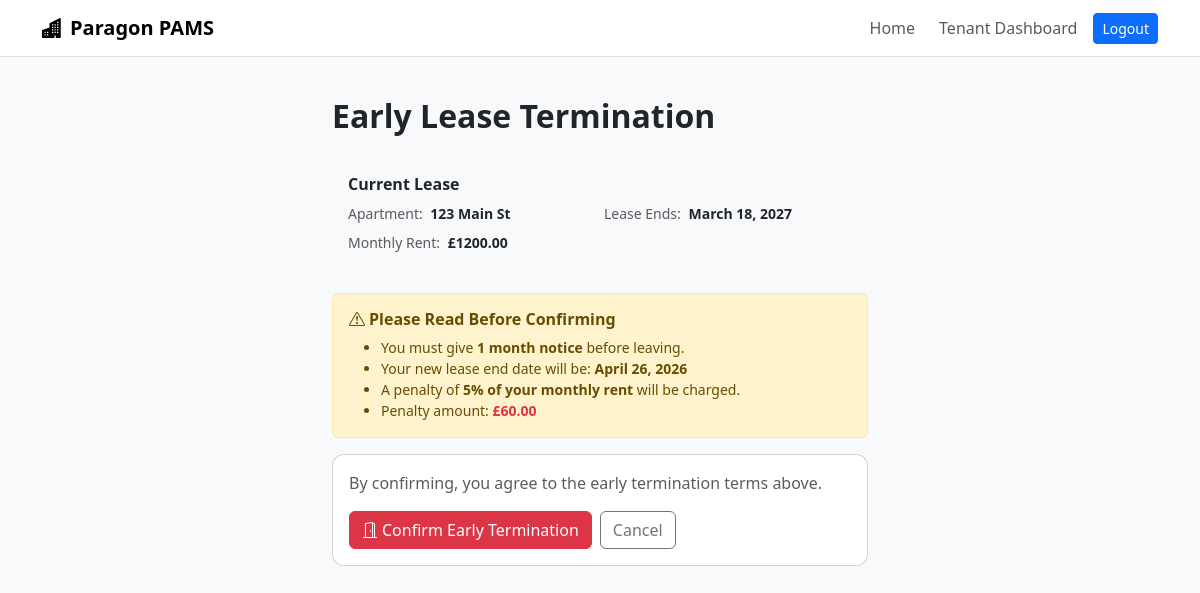
The app's page /lease/terminate/ (signed in) with its own data.
### core/models.py (models this page shows, shortened)
class Lease(models.Model):
    tenant = models.ForeignKey(Tenant, on_delete=models.CASCADE)
    apartment = models.ForeignKey(Apartment, on_delete=models.CASCADE)
    start_date = models.DateField()
    end_date = models.DateField()
    rent_amount = models.DecimalField(max_digits=10, decimal_places=2)
    deposit = models.DecimalField(max_digits=10, decimal_places=2, default=0)
    early_termination_requested = models.BooleanField(default=False)
    early_termination_date = models.DateField(null=True, blank=True)
    early_termination_penalty = models.DecimalField(max_digits=10, decimal_places=2, default=0)
    def calculate_early_termination_penalty(self):
        return round(self.rent_amount * 5 / 100, 2)

class Apartment(models.Model):
    address = models.CharField(max_length=255)
    city = models.ForeignKey(City, on_delete=models.CASCADE)
    bedrooms = models.IntegerField()
    bathrooms = models.DecimalField(max_digits=3, decimal_places=1)
    rent = models.DecimalField(max_digits=10, decimal_places=2)
    available = models.BooleanField(default=True)

### core/views.py (the view, shortened to what this page needs)
# urls.py: path('lease/terminate/', views.request_early_termination, name='request_early_termination'),
@login_required
def request_early_termination(request):
    if request.user.role != 'TENANT':
        return redirect('admin_dashboard')
    tenant = Tenant.objects.filter(user=request.user).first()
    if not tenant:
        messages.error(request, "No tenant profile found.")
        return redirect('tenant_dashboard')
    lease = Lease.objects.filter(tenant=tenant).first()
    if not lease:
        messages.error(request, "You do not have an active lease.")
        return redirect('tenant_dashboard')
    if lease.early_termination_requested:
        messages.warning(request, "You have already submitted an early termination request.")
        return redirect('tenant_dashboard')
    today = date.today()
    next_month = today.replace(day=1)
    if today.month == 12:
        notice_end_date = today.replace(year=today.year+1, month=1, day=today.day)
    else:
        import calendar
        last_day = calendar.monthrange(today.year, today.month+1)[1]
        notice_end_date = today.replace(month=today.month+1, day=min(today.day, last_day))
    penalty = lease.calculate_early_termination_penalty()
    return render(request, 'tenant/early_termination.html', {
        'lease': lease,
        'notice_end_date': notice_end_date,
        'penalty': penalty,
    })

### core/templates/tenant/early_termination.html (shortened to what this page needs)
{% extends "base.html" %}
{% block content %}
<div class="container py-3" style="max-width: 560px;">
  <h2 class="fw-bold mb-4">Early Lease Termination</h2>
  <div class="card mb-4 border-0 bg-light">
    <div class="card-body">
      <h6 class="fw-semibold mb-2">Current Lease</h6>
      <div class="row g-2 small">
        <div class="col-6">
          <span class="text-muted">Apartment:</span>
          <span class="fw-semibold ms-1">{{ lease.apartment.address }}</span>
        </div>
        <div class="col-6">
          <span class="text-muted">Lease Ends:</span>
          <span class="fw-semibold ms-1">{{ lease.end_date }}</span>
        </div>
        <div class="col-6">
          <span class="text-muted">Monthly Rent:</span>
          <span class="fw-semibold ms-1">£{{ lease.rent_amount }}</span>
        </div>
      </div>
    </div>
  </div>
  <div class="alert alert-warning">
    <h6 class="fw-bold"><i class="bi bi-exclamation-triangle me-1"></i>Please Read Before Confirming</h6>
    <ul class="mb-0 small">
      <li>You must give <strong>1 month notice</strong> before leaving.</li>
      <li>Your new lease end date will be: <strong>{{ notice_end_date }}</strong></li>
      <li>A penalty of <strong>5% of your monthly rent</strong> will be charged.</li>
      <li>Penalty amount: <strong class="text-danger">£{{ penalty }}</strong></li>
    </ul>
  </div>
  <div class="card">
    <div class="card-body">
      <p class="text-muted mb-3">By confirming, you agree to the early termination terms above.</p>
      <form method="post">
        <div class="d-flex gap-2">
          <button type="submit" class="btn btn-danger">
            <i class="bi bi-door-open me-1"></i>Confirm Early Termination
          </button>
          <a href="{% url 'tenant_dashboard' %}" class="btn btn-outline-secondary">Cancel</a>
        </div>
      </form>
    </div>
  </div>
</div>
{% endblock %}

### core/templates/base.html (style rules this page uses)
body { background-color: #f8f9fa; }
.card { border-radius: 12px; }

### records on screen
Lease: apartment.address "123 Main St", end_date "March 18, 2027", rent_amount "1200.00"

### other values on screen
{{ notice_end_date }} "April 26, 2026"
{{ penalty }} "60.00"
